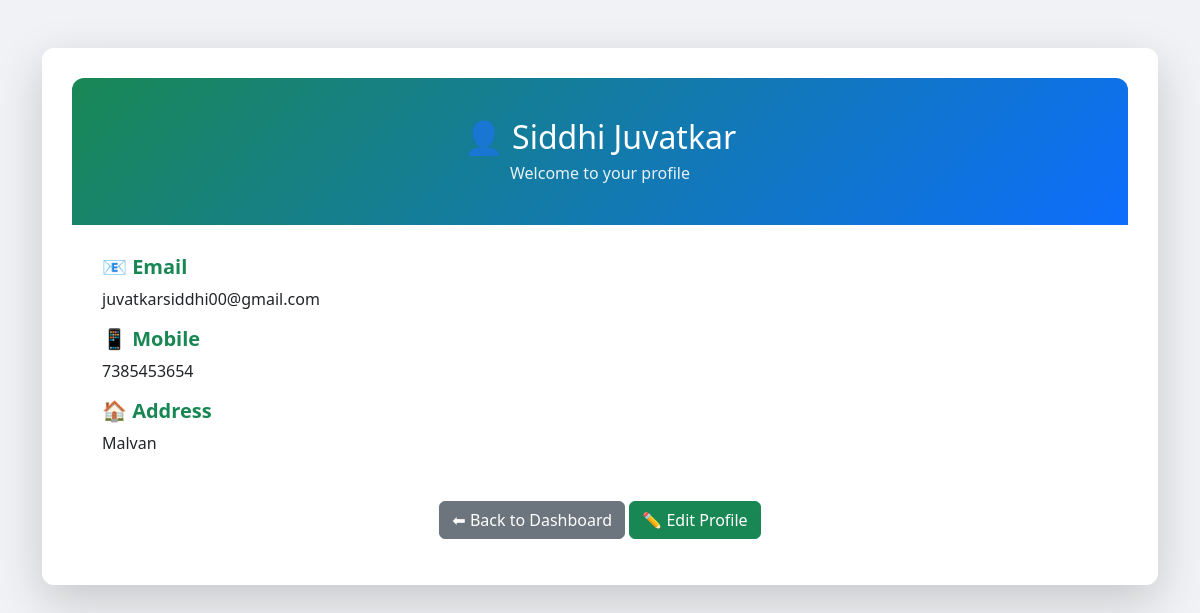
Screenshot of /customer_profile.php (signed in) with the database file from the repository.
### tables this page shows
CREATE TABLE `customers` (
  `customer_id` int(11) NOT NULL,
  `first_name` varchar(100) NOT NULL,
  `last_name` varchar(100) NOT NULL,
  `email` varchar(150) NOT NULL,
  `password` varchar(255) NOT NULL,
  `phone` varchar(15) DEFAULT NULL,
  `mobile_no` varchar(15) NOT NULL,
  `address` text,
  `created_at` timestamp NOT NULL DEFAULT CURRENT_TIMESTAMP
);

### customer_profile.php (the view, shortened to what this page needs)
<?php
include 'db.php';
$customer_id = $_SESSION['customer_id'];
$sql = "SELECT * FROM customers WHERE customer_id = ?";
$stmt = $conn->prepare($sql);
$stmt->bind_param("i", $customer_id);
$stmt->execute();
$customer = $stmt->get_result()->fetch_assoc();
?>
<!DOCTYPE html>
<html lang="en">
<head>
  <link href="https://cdn.jsdelivr.net/npm/bootstrap@5.3.0/dist/css/bootstrap.min.css" rel="stylesheet">
</head>
<body>
<div class="container mt-5">
  <div class="profile-card shadow-lg">
    <div class="profile-header">
      <h2>👤 <?= htmlspecialchars($customer['first_name']." ".$customer['last_name']) ?></h2>
      <p>Welcome to your profile</p>
    </div>
    <div class="profile-details">
      <?php if ($customer): ?>
        <div class="detail-item">
          <h5>📧 Email</h5>
          <p><?= htmlspecialchars($customer['email']) ?></p>
        </div>
        <div class="detail-item">
          <h5>📱 Mobile</h5>
          <p><?= htmlspecialchars($customer['mobile_no']) ?></p>
        </div>
        <div class="detail-item">
          <h5>🏠 Address</h5>
          <p><?= htmlspecialchars($customer['address']) ?></p>
        </div>
      <?php else: ?>
        <div class="alert alert-danger">❌ Customer profile not found!</div>
      <?php endif; ?>
    </div>
    <div class="text-center pb-3">
      <a href="customer_dashboard.php" class="btn btn-secondary">⬅ Back to Dashboard</a>
      <a href="customer_profile_edit.php" class="btn btn-success">✏️ Edit Profile</a>
    </div>
  </div>
</div>
</body>
</html>

### customer_profile.php (style rules this page uses)
body { background: #f0f2f5; font-family: "Segoe UI", sans-serif; }
.profile-card { border-radius: 12px; background: #fff; padding: 30px; }
.profile-header { background: linear-gradient(135deg, #198754, #0d6efd); padding: 40px 20px; border-radius: 12px 12px 0 0; color: #fff; text-align: center; }
.profile-header h2 { margin: 0; }
.profile-header p { margin: 5px 0 0; opacity: 0.9; }
.profile-details { padding: 30px; }
.profile-details h5 { color: #198754; font-weight: 600; }
.detail-item { margin-bottom: 15px; }

### rows the page displays
customers: first_name+last_name "Siddhi Juvatkar", email "juvatkarsiddhi00@gmail.com", mobile_no "7385453654", address "Malvan"
